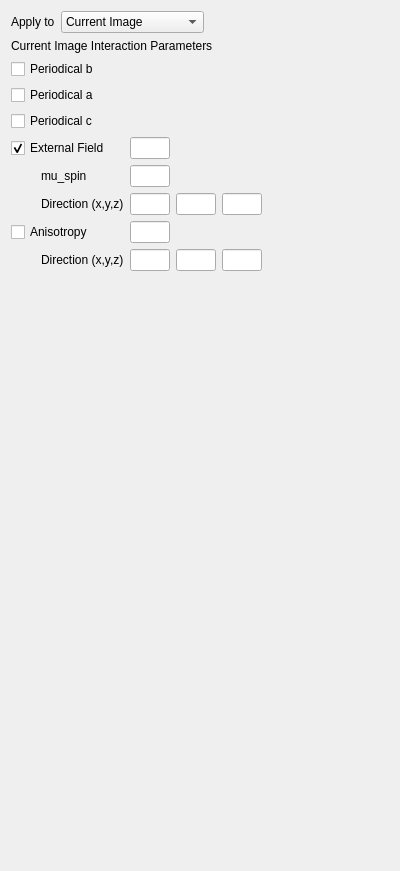
<?xml version="1.0" encoding="UTF-8"?>
<ui version="4.0">
 <class>HamiltonianAnisotropicWidget</class>
 <widget class="QWidget" name="HamiltonianAnisotropicWidget">
  <property name="geometry">
   <rect>
    <x>0</x>
    <y>0</y>
    <width>400</width>
    <height>871</height>
   </rect>
  </property>
  <property name="windowTitle">
   <string>Form</string>
  </property>
  <layout class="QGridLayout" name="gridLayout">
   <item row="8" column="2">
    <widget class="QScrollArea" name="scrollArea_5">
     <property name="frameShape">
      <enum>QFrame::NoFrame</enum>
     </property>
     <property name="widgetResizable">
      <bool>true</bool>
     </property>
     <widget class="QWidget" name="scrollAreaWidgetContents_4">
      <property name="geometry">
       <rect>
        <x>0</x>
        <y>0</y>
        <width>376</width>
        <height>785</height>
       </rect>
      </property>
      <layout class="QGridLayout" name="gridLayout_29">
       <property name="leftMargin">
        <number>0</number>
       </property>
       <property name="topMargin">
        <number>0</number>
       </property>
       <property name="rightMargin">
        <number>0</number>
       </property>
       <property name="bottomMargin">
        <number>0</number>
       </property>
       <item row="9" column="0">
        <widget class="QCheckBox" name="checkBox_ani_aniso">
         <property name="text">
          <string>Anisotropy</string>
         </property>
        </widget>
       </item>
       <item row="9" column="1">
        <layout class="QGridLayout" name="gridLayout_42">
         <item row="0" column="0">
          <widget class="QLineEdit" name="lineEdit_ani_aniso">
           <property name="maximumSize">
            <size>
             <width>40</width>
             <height>16777215</height>
            </size>
           </property>
          </widget>
         </item>
         <item row="0" column="1">
          <spacer name="horizontalSpacer_29">
           <property name="orientation">
            <enum>Qt::Horizontal</enum>
           </property>
           <property name="sizeHint" stdset="0">
            <size>
             <width>40</width>
             <height>20</height>
            </size>
           </property>
          </spacer>
         </item>
        </layout>
       </item>
       <item row="4" column="0">
        <widget class="QCheckBox" name="checkBox_aniso_periodical_c">
         <property name="text">
          <string>Periodical c</string>
         </property>
        </widget>
       </item>
       <item row="12" column="1">
        <spacer name="verticalSpacer_5">
         <property name="orientation">
          <enum>Qt::Vertical</enum>
         </property>
         <property name="sizeHint" stdset="0">
          <size>
           <width>20</width>
           <height>40</height>
          </size>
         </property>
        </spacer>
       </item>
       <item row="8" column="0">
        <layout class="QGridLayout" name="gridLayout_40">
         <item row="0" column="1">
          <widget class="QLabel" name="label_25">
           <property name="text">
            <string>mu_spin</string>
           </property>
          </widget>
         </item>
         <item row="1" column="0">
          <spacer name="horizontalSpacer_32">
           <property name="orientation">
            <enum>Qt::Horizontal</enum>
           </property>
           <property name="sizeType">
            <enum>QSizePolicy::Minimum</enum>
           </property>
           <property name="sizeHint" stdset="0">
            <size>
             <width>30</width>
             <height>20</height>
            </size>
           </property>
          </spacer>
         </item>
         <item row="1" column="1">
          <widget class="QLabel" name="label_15">
           <property name="maximumSize">
            <size>
             <width>100</width>
             <height>16777215</height>
            </size>
           </property>
           <property name="text">
            <string>Direction (x,y,z)</string>
           </property>
          </widget>
         </item>
        </layout>
       </item>
       <item row="6" column="2">
        <spacer name="horizontalSpacer_31">
         <property name="orientation">
          <enum>Qt::Horizontal</enum>
         </property>
         <property name="sizeHint" stdset="0">
          <size>
           <width>40</width>
           <height>20</height>
          </size>
         </property>
        </spacer>
       </item>
       <item row="8" column="1">
        <layout class="QGridLayout" name="gridLayout_32">
         <item row="1" column="2">
          <widget class="QLineEdit" name="lineEdit_extHy_aniso">
           <property name="maximumSize">
            <size>
             <width>40</width>
             <height>16777215</height>
            </size>
           </property>
          </widget>
         </item>
         <item row="1" column="1">
          <widget class="QLineEdit" name="lineEdit_extHx_aniso">
           <property name="maximumSize">
            <size>
             <width>40</width>
             <height>16777215</height>
            </size>
           </property>
          </widget>
         </item>
         <item row="1" column="5">
          <spacer name="horizontalSpacer_24">
           <property name="orientation">
            <enum>Qt::Horizontal</enum>
           </property>
           <property name="sizeHint" stdset="0">
            <size>
             <width>40</width>
             <height>20</height>
            </size>
           </property>
          </spacer>
         </item>
         <item row="1" column="3">
          <widget class="QLineEdit" name="lineEdit_extHz_aniso">
           <property name="maximumSize">
            <size>
             <width>40</width>
             <height>16777215</height>
            </size>
           </property>
          </widget>
         </item>
         <item row="0" column="1">
          <widget class="QLineEdit" name="lineEdit_muSpin_aniso">
           <property name="maximumSize">
            <size>
             <width>40</width>
             <height>16777215</height>
            </size>
           </property>
          </widget>
         </item>
        </layout>
       </item>
       <item row="10" column="1">
        <layout class="QGridLayout" name="gridLayout_47">
         <item row="0" column="0">
          <widget class="QLineEdit" name="lineEdit_anix_aniso">
           <property name="maximumSize">
            <size>
             <width>40</width>
             <height>16777215</height>
            </size>
           </property>
          </widget>
         </item>
         <item row="0" column="1">
          <widget class="QLineEdit" name="lineEdit_aniy_aniso">
           <property name="maximumSize">
            <size>
             <width>40</width>
             <height>16777215</height>
            </size>
           </property>
          </widget>
         </item>
         <item row="0" column="2">
          <widget class="QLineEdit" name="lineEdit_aniz_aniso">
           <property name="maximumSize">
            <size>
             <width>40</width>
             <height>16777215</height>
            </size>
           </property>
          </widget>
         </item>
         <item row="0" column="3">
          <spacer name="horizontalSpacer_35">
           <property name="orientation">
            <enum>Qt::Horizontal</enum>
           </property>
           <property name="sizeHint" stdset="0">
            <size>
             <width>40</width>
             <height>20</height>
            </size>
           </property>
          </spacer>
         </item>
        </layout>
       </item>
       <item row="10" column="0">
        <layout class="QGridLayout" name="gridLayout_46">
         <item row="0" column="1">
          <widget class="QLabel" name="label_21">
           <property name="text">
            <string>Direction (x,y,z)</string>
           </property>
          </widget>
         </item>
         <item row="0" column="0">
          <spacer name="horizontalSpacer_36">
           <property name="orientation">
            <enum>Qt::Horizontal</enum>
           </property>
           <property name="sizeHint" stdset="0">
            <size>
             <width>30</width>
             <height>20</height>
            </size>
           </property>
          </spacer>
         </item>
        </layout>
       </item>
       <item row="1" column="0">
        <widget class="QCheckBox" name="checkBox_aniso_periodical_a">
         <property name="text">
          <string>Periodical a</string>
         </property>
        </widget>
       </item>
       <item row="6" column="1">
        <layout class="QGridLayout" name="gridLayout_36">
         <item row="0" column="1">
          <widget class="QLineEdit" name="lineEdit_extH_aniso">
           <property name="maximumSize">
            <size>
             <width>40</width>
             <height>16777215</height>
            </size>
           </property>
          </widget>
         </item>
         <item row="0" column="2">
          <spacer name="horizontalSpacer_27">
           <property name="orientation">
            <enum>Qt::Horizontal</enum>
           </property>
           <property name="sizeHint" stdset="0">
            <size>
             <width>40</width>
             <height>20</height>
            </size>
           </property>
          </spacer>
         </item>
        </layout>
       </item>
       <item row="6" column="0">
        <widget class="QCheckBox" name="checkBox_extH_aniso">
         <property name="text">
          <string>External Field</string>
         </property>
         <property name="checked">
          <bool>true</bool>
         </property>
         <property name="tristate">
          <bool>false</bool>
         </property>
        </widget>
       </item>
       <item row="0" column="0">
        <widget class="QCheckBox" name="checkBox_aniso_periodical_b">
         <property name="text">
          <string>Periodical b</string>
         </property>
        </widget>
       </item>
      </layout>
     </widget>
    </widget>
   </item>
   <item row="6" column="2">
    <layout class="QGridLayout" name="gridLayout_37">
     <item row="0" column="2">
      <spacer name="horizontalSpacer_26">
       <property name="orientation">
        <enum>Qt::Horizontal</enum>
       </property>
       <property name="sizeHint" stdset="0">
        <size>
         <width>40</width>
         <height>20</height>
        </size>
       </property>
      </spacer>
     </item>
     <item row="0" column="0">
      <widget class="QLabel" name="label_32">
       <property name="maximumSize">
        <size>
         <width>60</width>
         <height>16777215</height>
        </size>
       </property>
       <property name="text">
        <string>Apply to</string>
       </property>
      </widget>
     </item>
     <item row="0" column="1">
      <widget class="QComboBox" name="comboBox_Hamiltonian_Ani_ApplyTo">
       <property name="minimumSize">
        <size>
         <width>120</width>
         <height>0</height>
        </size>
       </property>
       <item>
        <property name="text">
         <string>Current Image</string>
        </property>
       </item>
       <item>
        <property name="text">
         <string>Current Image Chain</string>
        </property>
       </item>
       <item>
        <property name="text">
         <string>All Images</string>
        </property>
       </item>
      </widget>
     </item>
    </layout>
   </item>
   <item row="7" column="2">
    <widget class="QLabel" name="label_8">
     <property name="text">
      <string>Current Image Interaction Parameters</string>
     </property>
    </widget>
   </item>
  </layout>
 </widget>
 <resources/>
 <connections/>
</ui>
